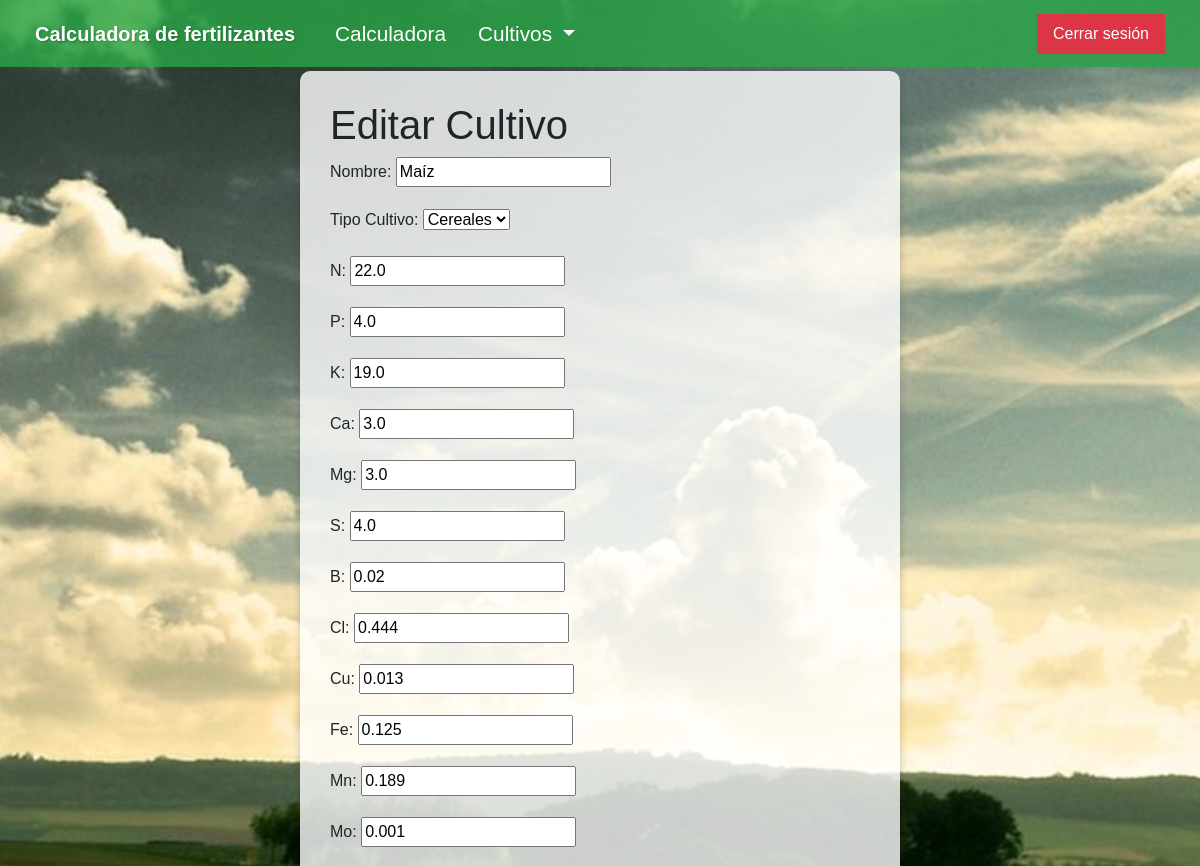
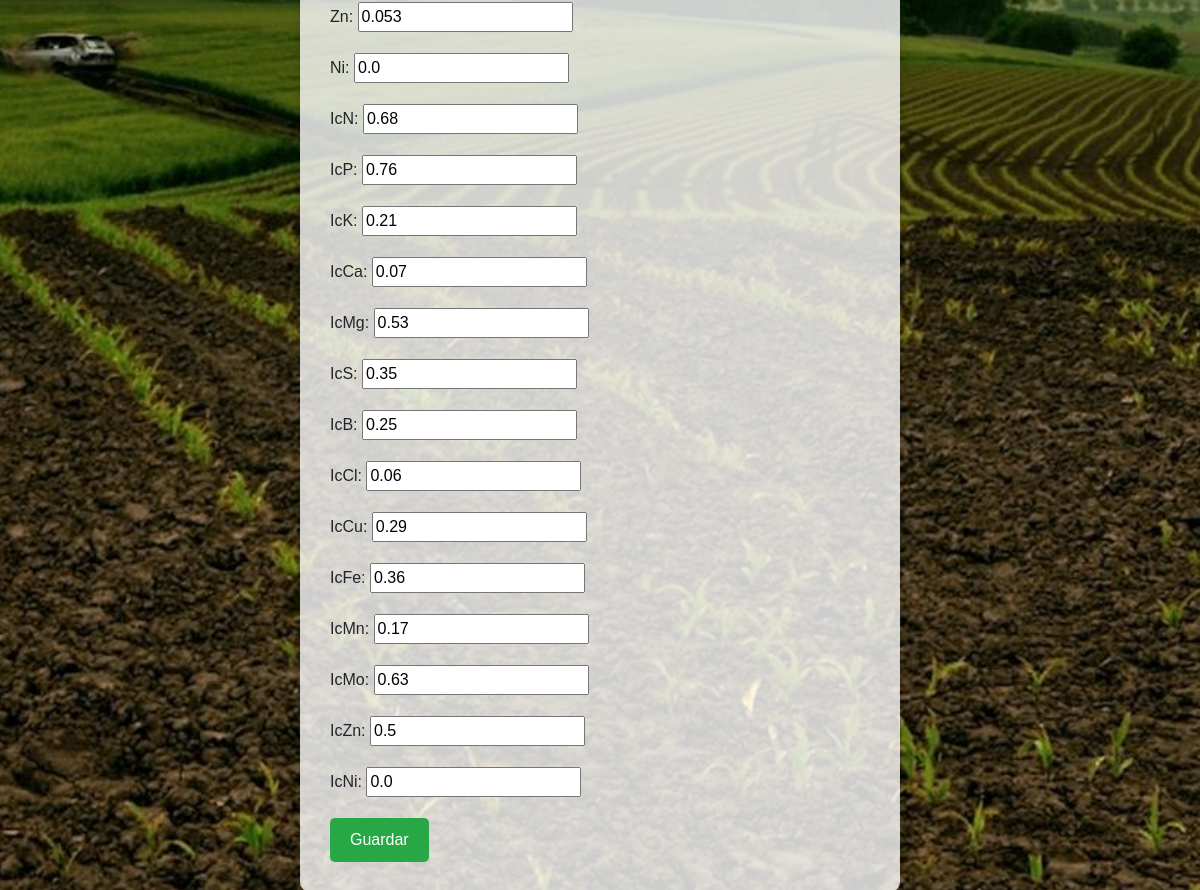
/cultivos/editar_cultivo/2 (signed in), run on the app's committed database (2 pictures, top to bottom).
### cultivos/models.py (models this page shows, shortened)
class Cultivo(models.Model):
    nombre = models.CharField(max_length=50)  # Campo para el nombre del cultivo
    tipo_cultivo = models.ForeignKey("cultivos.TipoCultivo", verbose_name="Tipo Cultivo", on_delete=models.CASCADE)  # Relación Muchos a Uno con TipoCultivo
    N = models.FloatField(default=0.0)
    P = models.FloatField(default=0.0)
    K = models.FloatField(default=0.0)
    Ca = models.FloatField(default=0.0)
    Mg = models.FloatField(default=0.0)
    S = models.FloatField(default=0.0)
    B = models.FloatField(default=0.0)
    Cl = models.FloatField(default=0.0)
    Cu = models.FloatField(default=0.0)
    Fe = models.FloatField(default=0.0)
    Mn = models.FloatField(default=0.0)
    Mo = models.FloatField(default=0.0)
    Zn = models.FloatField(default=0.0)
    Ni = models.FloatField(default=0.0)
    icN = models.FloatField(default=0.0)
    icP = models.FloatField(default=0.0)
    icK = models.FloatField(default=0.0)
    icCa = models.FloatField(default=0.0)
    icMg = models.FloatField(default=0.0)
    icS = models.FloatField(default=0.0)
    icB = models.FloatField(default=0.0)
    icCl = models.FloatField(default=0.0)
    icCu = models.FloatField(default=0.0)
    icFe = models.FloatField(default=0.0)
    icMn = models.FloatField(default=0.0)
    icMo = models.FloatField(default=0.0)
    icZn = models.FloatField(default=0.0)
    icNi = models.FloatField(default=0.0)

class TipoCultivo(models.Model):
    nombre = models.CharField(max_length=50)  # Campo para el nombre del tipo de cultivo
    def __str__(self):
        return self.nombre  # Devuelve el nombre del tipo de cultivo como representación de cadena

### cultivos/views.py (the view)
# urls.py: path('editar_cultivo/<int:pk>', views.EditarCultivo.as_view(), name='editar_cultivo'),
class EditarCultivo(LoginRequiredMixin, UpdateView):
    model = Cultivo
    form_class = FormCultivo
    extra_context = {'accion': "Editar"}
    success_url = reverse_lazy('lista_cultivo')

### cultivos/forms.py
class FormCultivo(forms.ModelForm):
    class Meta:
        model = Cultivo  # Especifica el modelo asociado al formulario
        fields = '__all__'  # Utiliza todos los campos del modelo

### cultivos/templates/cultivos/cultivo_form.html (shortened to what this page needs)
{% extends 'base.html' %}
{% block contenido %}
<div class="container">
    <div class="form-container">
        <h1>{{accion}} Cultivo</h1>
        <form method="post">
            {{form.as_p}}
            <button class="btn btn-success" type="submit"
            style="background-color: #28a745; color: white; border: none; padding: 10px 20px; border-radius: 5px; cursor: pointer;">Guardar</button>
        </form>
    </div>
</div>
{% endblock contenido %}

### data on the page
Cultivo: nombre "Maíz", tipo_cultivo "Cereales", N "22.0", P "4.0", K "19.0", Ca "3.0", Mg "3.0", S "4.0", B "0.02", Cl "0.444", Cu "0.013", Fe "0.125", Mn "0.189", Mo "0.001", Zn "0.053", Ni "0.0", icN "0.68", icP "0.76", icK "0.21", icCa "0.07", icMg "0.53", icS "0.35", icB "0.25", icCl "0.06", icCu "0.29", icFe "0.36", icMn "0.17", icMo "0.63", icZn "0.5", icNi "0.0"

### other printed values
{{ accion }} "Editar"
